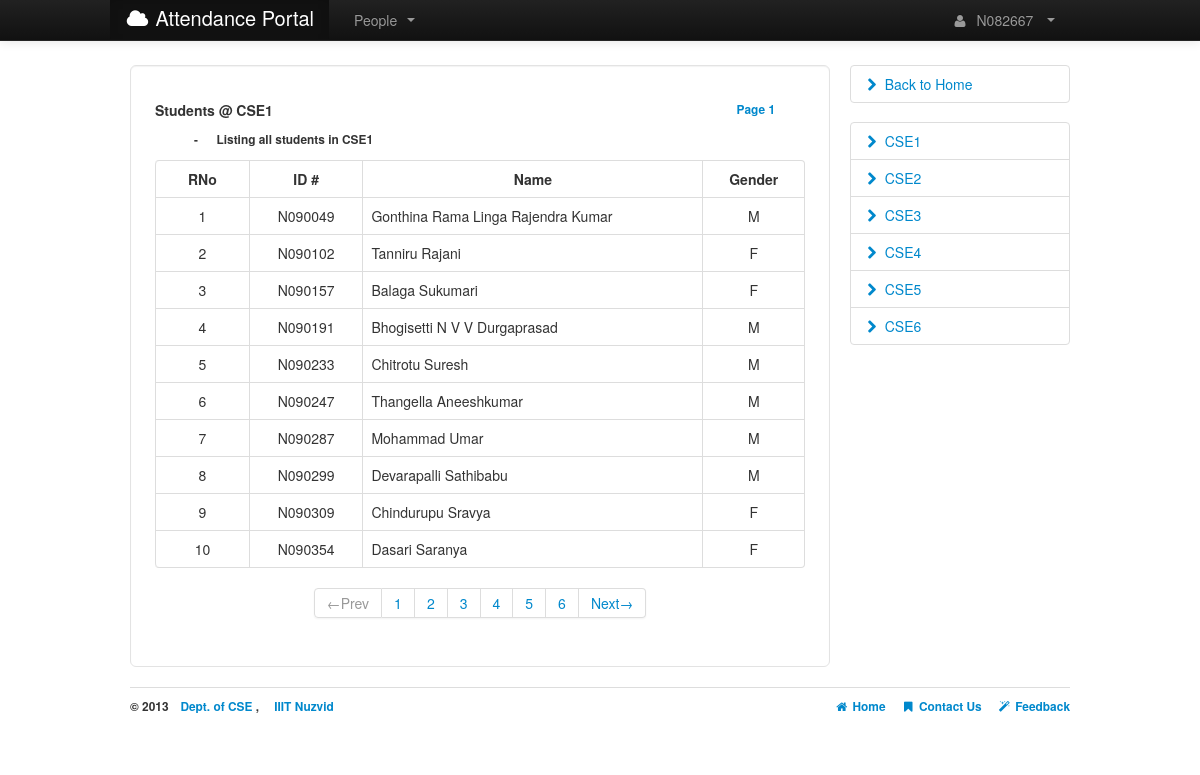
Page /browsestudents.php?CSE1/1/ (signed in) on the committed database.
### tables this page shows
CREATE TABLE IF NOT EXISTS `CSE09_Students` (
  `Id` varchar(10) NOT NULL,
  `RNo` int(2) NOT NULL DEFAULT '0',
  `Name` varchar(50) NOT NULL,
  `Gender` varchar(1) NOT NULL,
  `Branch` varchar(5) NOT NULL,
  `Class` int(1) NOT NULL,
  `Password` varchar(32) NOT NULL,
  `Picture` varchar(30) NOT NULL,
  `PhoneNo` varchar(10) NOT NULL DEFAULT '0',
  `Position` varchar(5) NOT NULL,
  PRIMARY KEY (`Id`)
);

### config/globals.php (called while the page is built, shortened)
<?php
$branchyear = 'CSE09';
$globalbranch = "CSE";
$classno = 6 ;
?>

### browsestudents.php (the view, shortened to what this page needs)
<?php
require('functions.php');
function classes($classno,$branch) {
	echo "<ul class='nav nav-tabs nav-stacked'>";
	for($i = 1; $i <=$classno ; $i++) {
		echo <<< a
		<li><a href="?$branch$i/1/">$branch$i<i class="icon-chevron-right pull-left" style="padding-top:5px;"></i></a> </li>\n
a;
	}
	echo "</ul>";
}
function browse_students($title){
	if(!check_login()){
		header('location:login.php');
	}
	else{
		include 'config/globals.php';
		$cls_page=$_SERVER['QUERY_STRING'];
		$cp=explode('/',$cls_page);
		$len=count($cp);
		if($len == 2 or ($len == 3 and $cp[2]==null)){
			$class='/^'.$globalbranch.'[1-'.$classno.']{1}$/';
			$page='/^[1-9]{1}$/';
			if(preg_match($class,$cp[0]) and preg_match($page,$cp[1])){
				include 'config/settings.php';
				$table = $branchyear.'_Students';
				echo "<!DOCTYPE html>\n<html>\n";
				echo "\n<body>";
				echo <<< browse
					<div class="container" style="margin-top:-15px;height:450px;"><br>
						<div class="row">
							<div class="span9">
								<div class="well well-large" style="background:#FFF;">
									<div class="row">
										<div id="step1" class="span4">
											<h5>Students @ $cp[0] </h5>
											<h6> &emsp;&emsp;&emsp; - &emsp; Listing all students in $cp[0] </h6>
										</div>
										<div id="page1" class="span4">
											<a class="pull-right"><h6>Page $cp[1]  </h6></a>
										</div>
									</div>
									<div id=$cp[0] >
										<table class="table  table-hover table-bordered "  style="padding:0px;">
											<thead>
												<tr>
													<th style="text-align:center;" class="span1">RNo</th>
													<th style="text-align:center;" class="span1">ID #</th>
													<th style="text-align:center;" class="span3">Name</th>
													<th style="text-align:center;" class="span1">Gender</th>
												</tr>
											</thead>
											<tbody>
browse;
				$page=$cp[1];
				$prev=$page-1;
				$next=$page+1;
				$per_page=10;
				$slimit=($page-1)*10;
				$branch=substr($cp[0],0,strlen($cp[0])-1);
				$class=substr($cp[0],-1);
				$query1=mysql_query("SELECT Id From ".$table." WHERE Branch = '$branch' and Class = '$class';");
				$strength=mysql_num_rows($query1);
				$query="SELECT Id,Name,Gender,RNo From ".$table." WHERE Branch='$branch' and Class='$class' LIMIT $slimit,$per_page;";
				$exe=mysql_query($query) or die(mysql_error());
				$lastpage=ceil($strength/$per_page);
				for($i=0;$i<mysql_num_rows($exe);$i++){
					$det=mysql_fetch_array($exe);
					$lnk = "./students.php?".$det[0]."/sub";
					$nm = ucwords(strtolower($det[1]));
					echo <<< student
					<tr onclick="document.location.href='$lnk';" style='cursor:pointer;'>
						<td style="text-align:center;">$det[3]</td>
						<td style="text-align:center;">$det[0]</td>
						<td>$nm</td>
						<td style="text-align:center;" >$det[2]</td>
					</tr>
student;
				}
				echo <<< next
				</tbody>
				</table>
				</div>
				<div class="pagination pagination-centered">
				<ul>
next;
				if($page == 1 and $strength > 0){
					echo "<li class='disabled'><a>&larr;Prev</a></li>";
					for($i=1;$i<=$lastpage;$i++){
						echo "<li><a href='?$cp[0]/$i/'>$i</a></li>";
					}
					echo "<li><a href='?$cp[0]/$next/'>Next&rarr;</a></li>";
				}
				elseif($page > 1 and $page < $lastpage){
					echo "<li><a href='?$cp[0]/$prev/'>&larr;Prev</a></li>";
					for($i=1;$i<=$lastpage;$i++){
						echo "<li><a href='?$cp[0]/$i/'>$i</a></li>";
					}
					echo "<li><a href='?$cp[0]/$next/'>Next&rarr;</a></li>";
				}
				elseif($page == $lastpage){
					echo "<li><a href='?$cp[0]/$prev/'>&larr;Prev</a></li>";
					for($i=1;$i<=$lastpage;$i++){
						echo "<li><a href='?$cp[0]/$i/'>$i</a></li>";
					}
					echo "<li class='disabled'><a>Next&rarr;</a></li>";
				}
				else echo "No records found.";
				echo <<< next
						</ul>
						</div>
						</div>
						</div>
						<div class="span3">
next;
				classes($classno,$globalbranch);
				echo "</div></div>";
				echo "\n</div></body>\n</html>";
			}
			else echo "Error :  Invalid syntax in URL.<br>";
		}
		else echo "Error :  Invalid syntax in URL.<br>";
	}
}
browse_students("Browse Students");
?>

### assets/css/application.css (style rules this page uses)
body { margin-top:60px; }

### rows in the picture
cse09_students: RNo "1", Id "N090049", Name "Gonthina Rama Linga Rajendra Kumar", Gender "M"
cse09_students: RNo "2", Id "N090102", Name "Tanniru Rajani", Gender "F"
cse09_students: RNo "3", Id "N090157", Name "Balaga Sukumari", Gender "F"
cse09_students: RNo "4", Id "N090191", Name "Bhogisetti N V V Durgaprasad", Gender "M"
cse09_students: RNo "5", Id "N090233", Name "Chitrotu Suresh", Gender "M"
cse09_students: RNo "6", Id "N090247", Name "Thangella Aneeshkumar", Gender "M"
cse09_students: RNo "7", Id "N090287", Name "Mohammad Umar", Gender "M"
cse09_students: RNo "8", Id "N090299", Name "Devarapalli Sathibabu", Gender "M"
cse09_students: RNo "9", Id "N090309", Name "Chindurupu Sravya", Gender "F"
cse09_students: RNo "10", Id "N090354", Name "Dasari Saranya", Gender "F"

### other values in the picture
$userid "N082667"
$cp[0] "CSE1"
$cp[1] "1"
